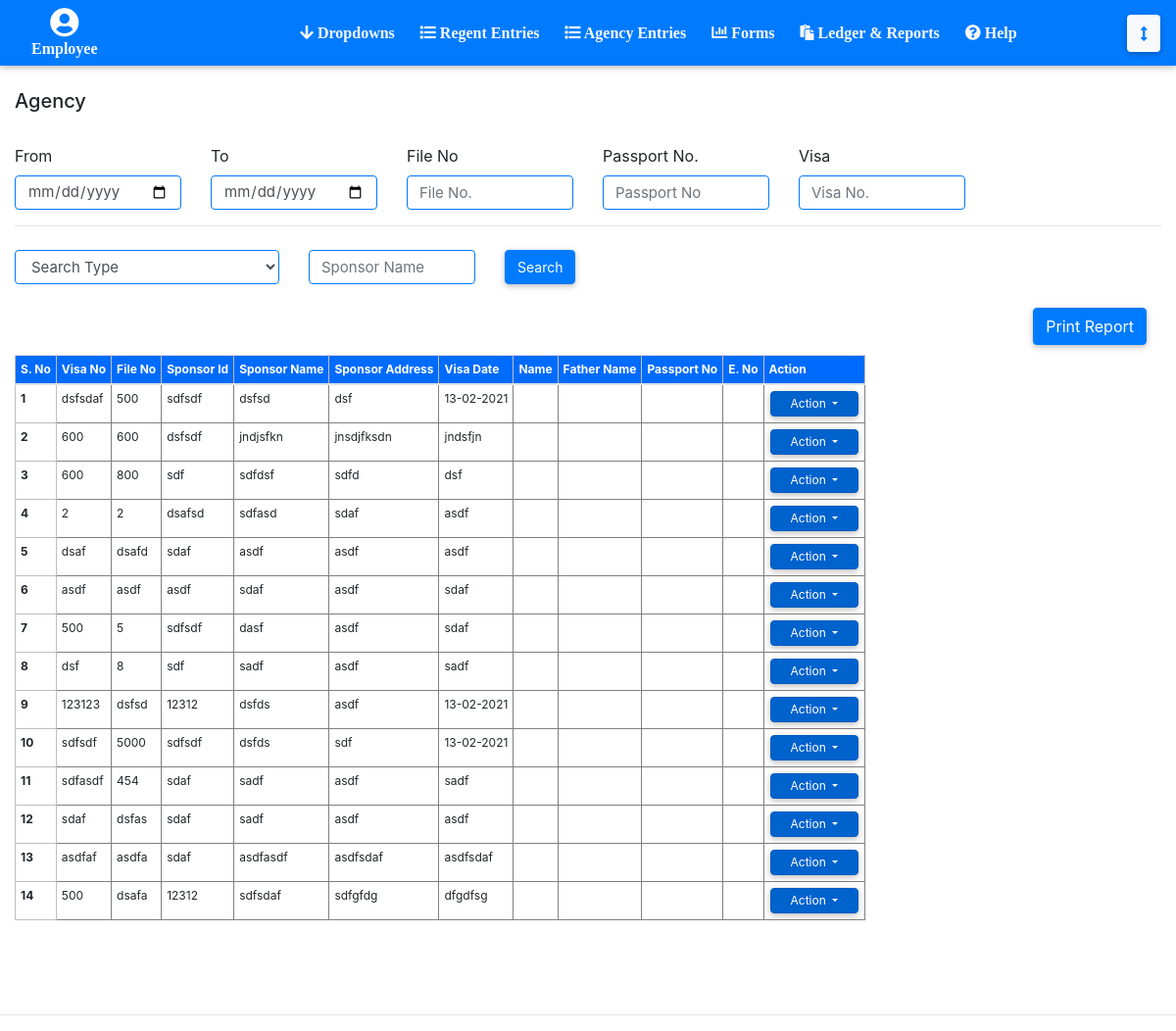
The page /Regent-Reporrts.php (signed in) on the database its author committed.
### tables this page shows
CREATE TABLE `regents` (
  `regent_id` int(6) UNSIGNED NOT NULL,
  `user_id` int(11) NOT NULL,
  `visa_date` varchar(255) NOT NULL,
  `visa_file_no` varchar(255) NOT NULL,
  `visa_embassy_id` int(11) NOT NULL,
  `visa_quantity_no` float NOT NULL,
  `visa_sponsor_name` varchar(255) NOT NULL,
  `visa_sponsor_name_urdu` varchar(255) NOT NULL,
  `visa_permission_status_id` int(11) NOT NULL,
  `visa_profession_id` int(11) NOT NULL,
  `visa_profession_urdu_id` int(11) NOT NULL,
  `visa_contact_pak` varchar(30) NOT NULL,
  `visa_contact_saudia` varchar(30) NOT NULL,
  `visa_reg_date` varchar(30) NOT NULL,
  `visa_reg_no` varchar(255) DEFAULT NULL,
  `visa_no` varchar(255) NOT NULL,
  `visa_sponsor_address` text NOT NULL,
  `visa_co_agent_pak_id` int(11) NOT NULL,
  `visa_status_id` int(11) NOT NULL,
  `visa_price` double NOT NULL,
  `visa_sponsor_id` varchar(30) NOT NULL,
  `visa_date2` varchar(30) NOT NULL,
  `visa_agent_from_saudia_id` int(11) NOT NULL,
  `visa_remarks` text NOT NULL,
  `passenger_name` varchar(30) DEFAULT NULL,
  `passenger_name_urdu` varchar(30) DEFAULT NULL,
  `passenger_national_identity_no` varchar(30) DEFAULT NULL,
  `passenger_district_id` int(11) DEFAULT NULL,
  `passenger_father_name` varchar(30) DEFAULT NULL,
  `passenger_father_name_urdu` varchar(30) DEFAULT NULL,
  `passenger_medical_center_id` int(11) DEFAULT NULL,
  `passenger_qualification` varchar(30) DEFAULT NULL,
  `passenger_eno` varchar(30) DEFAULT NULL,
  `passenger_dob` varchar(30) DEFAULT NULL,
  `passenger_place_of_issue_id` int(11) DEFAULT NULL,
  `passenger_address` text DEFAULT NULL,
  `passenger_passport_no` varchar(30) DEFAULT NULL,
  `passenger_date_of_issue` varchar(30) DEFAULT NULL,
  `passenger_medical_status_id` int(11) DEFAULT NULL,
  `passenger_date_of_expiry` varchar(30) DEFAULT NULL,
  `passenger_place_of_birth_id` int(11) DEFAULT NULL,
  `passenger_country` varchar(30) DEFAULT NULL,
  `passenger_submit_date` varchar(30) DEFAULT NULL,
  `agreements_contract` varchar(30) DEFAULT NULL,
  `agreements_salary` double DEFAULT NULL,
  `agreements_permission_number` varchar(30) DEFAULT NULL,
  `agreements_permission_date` varchar(30) DEFAULT NULL,
  `nominee_full_name` varchar(30) DEFAULT NULL,
  `nominee_age` int(11) DEFAULT NULL,
  `nominee_relation` varchar(30) DEFAULT NULL,
  `nominee_cnic` varchar(30) DEFAULT NULL,
  `nominee_address` text DEFAULT NULL,
  `current_date_submission` varchar(255) DEFAULT NULL,
  `type` varchar(20) DEFAULT NULL,
  `status` varchar(255) DEFAULT NULL
);

### Regent-Reporrts.php (the view, shortened to what this page needs)
<?php
include('connect.php');
include('header.php');
?>
<section class="container-fluid">
    <h5>Agency</h5>
    <br>
	<section class="row" style="align-items: center;">
		<section class="col-md-2">
			<span >From</span>
			<input id="date_from" name="date_from" type="date" class="form-control input-box" />
		</section>
		<section class="col-md-2">
			<span >To</span>
			<input id="date_to" name="date_to" type="date" class="form-control input-box" />
		</section>
		<section class="col-md-2">
			<span >File No</span>
			<input id="search_file_no" name="search_file_no" type="text" class="form-control input-box" placeholder="File No." />
		</section>
		<section class="col-md-2">
			<span >Passport No.</span>
			<input id="search_passport_no" name="search_passport_no" type="text" class="form-control input-box" placeholder="Passport No" />
		</section>
		<section class="col-md-2">
			<span >Visa</span>
			<input id="search_visa_no" name="search_visa_no" type="text" class="form-control input-box" placeholder="Visa No." />
		</section>
	</section>
<hr>
<section class="row" style="align-items: center;">
	<section class="col-xl-3">
		<select class="form-control input-box" id="typeSelect">
			<option value="Search Type">Search Type</option>
		  </select>
	</section>
	<section class="col-md-2">
		<input type="text" id="txtType" class="form-control input-box" placeholder="Sponsor Name" />
	</section>
	<section class="col-md-2">
		<input type="button" class="btn-primary btn " style="position: relative; top: 4px; height: 35px; font-size: 14px;" value="Search" />
	</section>
</section>
	<br>
	<section class="container-fluid">
		<input id="print_table" type="button" class="btn-primary btn float-right " value="Print Report" />
	</section>
	<br><br>
        <div id="print_div">
        		<table class="table table-responsive m-auto " style="padding-bottom: 80px;">
                <thead>
                    <tr>
                      	<th scope="col">S. No</th>
                      	<th scope="col">Visa No</th>
                      	<th scope="col">File No</th>
                      	<th scope="col">Sponsor Id</th>
                      	<th scope="col">Sponsor Name</th>
                      	<th scope="col">Sponsor Address</th>
                      	<th scope="col">Visa Date</th>
						<th scope="col">Name</th>
						<th scope="col">Father Name</th>
						<th scope="col">Passport No</th>
						<th scope="col">E. No</th>
                      <th scope="col" class="tbl1"><span class="text-primary"></span>Action<span class="text-primary"></span></th>
                    </tr>
                </thead>
                <tbody class="result">
                <tbody>
                	<?php
            		$query = mysqli_query($con, "select * from regents");
        			$count = 1;
                	while ($row = mysqli_fetch_array($query)) {
                		?>
							<tr class="showAll">
								<th scope="row"><?php echo $count ?></th>
								<td><?php echo $row['visa_no'] ?></td>
								<td><?php echo $row['visa_file_no'] ?></td>
								<td><?php echo $row['visa_sponsor_id'] ?></td>
								<td><?php echo $row['visa_sponsor_name'] ?></td>
								<td><?php echo $row['visa_sponsor_address'] ?></td>
								<td><?php echo $row['visa_date2'] ?></td>
								<td><?php echo $row['passenger_name'] ?></td>
								<td><?php echo $row['passenger_father_name'] ?></td>
								<td><?php echo $row['passenger_passport_no'] ?></td>
								<td><?php echo $row['passenger_eno'] ?></td>
						   		<td class="tbl2">
									<div class="dropdown show">
										<a class="btn btn-primary dropdown-toggle"  style="font-size: 12px !important; color: white; padding: 3px; margin: 1px; padding-left: 20px !important; padding-right: 20px !important;" href="#" role="button" id="dropdownMenuLink" data-toggle="dropdown" aria-haspopup="true" aria-expanded="false">
										  Action
										</a>
									</div>
				        			</td>
							</tr>
                		<?php
                		$count++;
                	}
                	?>
        		</tbody>
        	</table>
        </div>
</section>
<hr>
</body>
</html>
<link rel="stylesheet" type="text/css" href="css/style.css" media="print">
<link rel="stylesheet" type="text/css" href="css/style2.css" media="all">
<link rel="stylesheet" type="text/css" href="css/style.css">

### header.php (style rules this page uses)
.input-box { background-color: transparent !important; height: 35px !important; border: 0.5px solid #007BFF ; font-size: 15px; margin-top: 8px; }
th { font-size: 12px !important; border: 1px solid rgb(190, 190, 190); padding: 5px !important; width: auto !important; }
tr { width: auto !important; padding: 5px !important; font-size: 12px !important; }
thead { background-color: #006BFF; color: white; }
td { border: 1px solid gray; width: auto !important; padding: 5px !important; font-size: 12px !important; }

### rows shown on the page
regents: visa_no "dsfsdaf", visa_file_no "500", visa_sponsor "sdfsdf", visa_sponsor_name "dsfsd", visa_sponsor_address "dsf", visa_date2 "13-02-2021"
regents: visa_no "600", visa_file_no "600", visa_sponsor "dsfsdf", visa_sponsor_name "jndjsfkn", visa_sponsor_address "jnsdjfksdn", visa_date2 "jndsfjn"
regents: visa_no "600", visa_file_no "800", visa_sponsor "sdf", visa_sponsor_name "sdfdsf", visa_sponsor_address "sdfd", visa_date2 "dsf"
regents: visa_no "2", visa_file_no "2", visa_sponsor "dsafsd", visa_sponsor_name "sdfasd", visa_sponsor_address "sdaf", visa_date2 "asdf"
regents: visa_no "dsaf", visa_file_no "dsafd", visa_sponsor "sdaf", visa_sponsor_name "asdf", visa_sponsor_address "asdf", visa_date2 "asdf"
regents: visa_no "asdf", visa_file_no "asdf", visa_sponsor "asdf", visa_sponsor_name "sdaf", visa_sponsor_address "asdf", visa_date2 "sdaf"
regents: visa_no "500", visa_file_no "5", visa_sponsor "sdfsdf", visa_sponsor_name "dasf", visa_sponsor_address "asdf", visa_date2 "sdaf"
regents: visa_no "dsf", visa_file_no "8", visa_sponsor "sdf", visa_sponsor_name "sadf", visa_sponsor_address "asdf", visa_date2 "sadf"
regents: visa_no "123123", visa_file_no "dsfsd", visa_sponsor "12312", visa_sponsor_name "dsfds", visa_sponsor_address "asdf", visa_date2 "13-02-2021"
regents: visa_no "sdfsdf", visa_file_no "5000", visa_sponsor "sdfsdf", visa_sponsor_name "dsfds", visa_sponsor_address "sdf", visa_date2 "13-02-2021"
regents: visa_no "sdfasdf", visa_file_no "454", visa_sponsor "sdaf", visa_sponsor_name "sadf", visa_sponsor_address "asdf", visa_date2 "sadf"
regents: visa_no "sdaf", visa_file_no "dsfas", visa_sponsor "sdaf", visa_sponsor_name "sadf", visa_sponsor_address "asdf", visa_date2 "asdf"
regents: visa_no "asdfaf", visa_file_no "asdfa", visa_sponsor "sdaf", visa_sponsor_name "asdfasdf", visa_sponsor_address "asdfsdaf", visa_date2 "asdfsdaf"
regents: visa_no "500", visa_file_no "dsafa", visa_sponsor "12312", visa_sponsor_name "sdfsdaf", visa_sponsor_address "sdfgfdg", visa_date2 "dfgdfsg"
